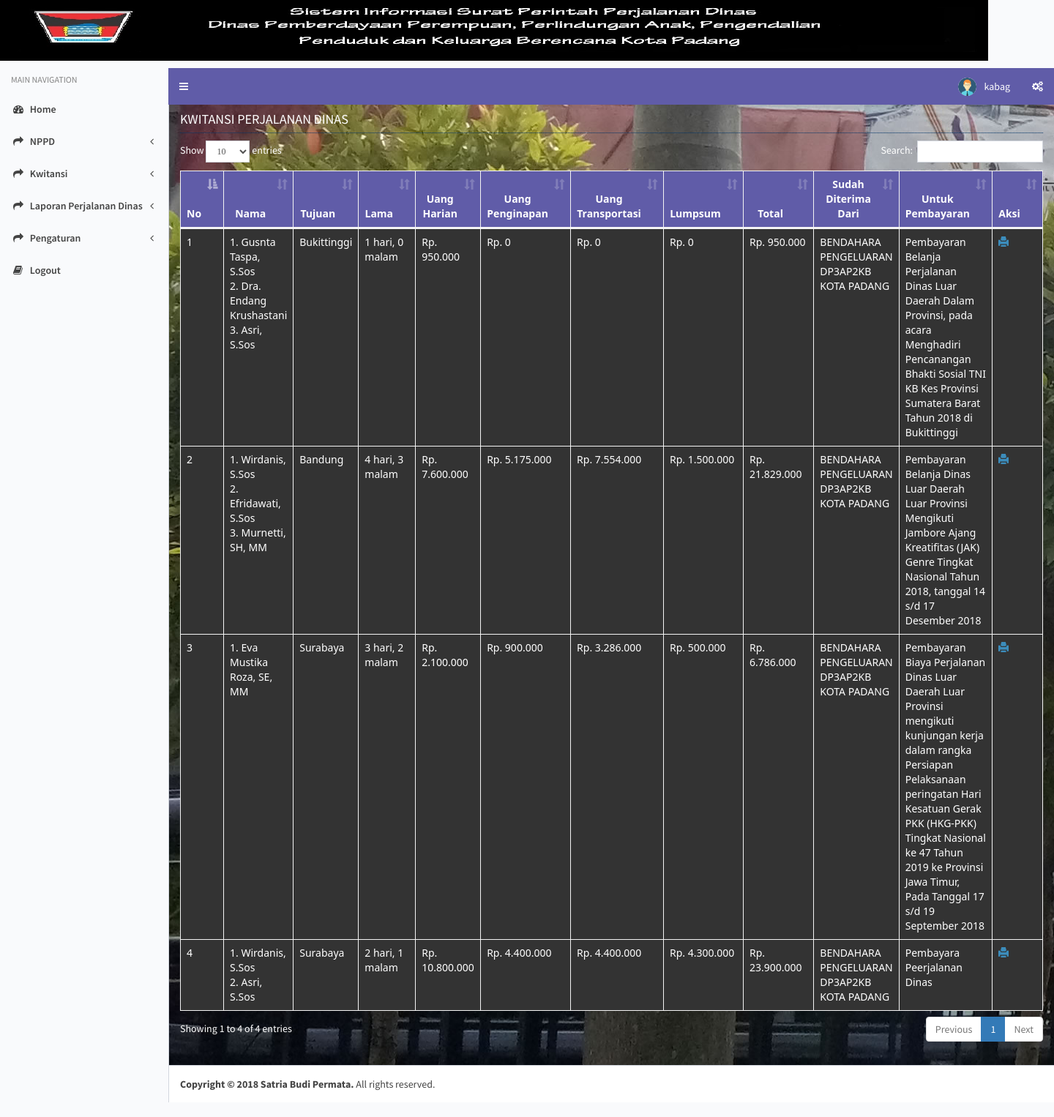
Screenshot of /media.php?module=kwitansi (signed in) with the database file from the repository.
### tables this page shows
CREATE TABLE IF NOT EXISTS `kwitansi` (
  `id_kwitansi` int(50) NOT NULL AUTO_INCREMENT,
  `id_sppd` varchar(50) NOT NULL,
  `id_pegawai` varchar(50) NOT NULL,
  `dari` text NOT NULL,
  `untuk` text NOT NULL,
  `lama` double NOT NULL,
  `lumpsum` double NOT NULL,
  `harian` double NOT NULL,
  `penginapan` double NOT NULL,
  `transportasi` double NOT NULL,
  `tujuan` varchar(50) NOT NULL,
  PRIMARY KEY (`id_kwitansi`)
);

CREATE TABLE IF NOT EXISTS `detail_nppt` (
  `id_detail` int(11) NOT NULL AUTO_INCREMENT,
  `id_nppt` int(11) NOT NULL,
  `id_pegawai` int(11) NOT NULL,
  `status_perintah` enum('Perintah','Pengikut') NOT NULL DEFAULT 'Pengikut',
  PRIMARY KEY (`id_detail`)
);

CREATE TABLE IF NOT EXISTS `pegawai` (
  `id_pegawai` int(5) NOT NULL AUTO_INCREMENT,
  `nip` varchar(50) NOT NULL,
  `nama` varchar(50) NOT NULL,
  `id_pangkat` int(5) NOT NULL,
  `id_jabatan` int(5) NOT NULL,
  `unitkerja` varchar(500) NOT NULL,
  `username` varchar(50) NOT NULL,
  `password` varchar(50) NOT NULL,
  `foto` text NOT NULL,
  PRIMARY KEY (`id_pegawai`)
);

### modul/mod_kwitansi/kwitansi.php (the view, shortened to what this page needs)
<?php
$print ="modul/mod_kwitansi/cetak.php";
switch($_GET[act]){
  default:
  echo   "<h2>KWITANSI PERJALANAN DINAS</h2>";
    echo "
    <table id=\"example1\" class=\"table table-bordered table-hover\">
          <thead><tr><th>No</th><th>Nama</th><th>Tujuan</th><th>Lama</th><th>Uang Harian</th><th>Uang Penginapan</th>
		  <th>Uang Transportasi</th><th>Lumpsum</th><th width=80>Total</th><th>Sudah Diterima Dari</th><th>Untuk Pembayaran</th><th>aksi</th></tr></thead>";
    $no=0;
	echo "<tbody>";
      $tampil = mysql_query("SELECT *, (SELECT COUNT(detail_nppt.id_detail) FROM detail_nppt WHERE detail_nppt.id_nppt = sppd.id_nppt) as banyak_karyawan FROM kwitansi JOIN sppd ON kwitansi.id_sppd = sppd.id_sppd");
    while ($t=mysql_fetch_array($tampil)){
		$harian= $t['harian'] ;
		$penginapan= $t['penginapan'];
		$transportasi= $t['transportasi'];
		$lumpsum= $t['lumpsum'];
		$tot =$harian + $penginapan + $transportasi + $lumpsum;
		$total = $tot;
		$no++;
	   echo "</td>
	   		<td style=\"background-color: #333333\">$no</td>";
		echo "<td style='background-color: #333333;'>";
		$no_pegawai = 1;
		$data_pegawai = mysql_query("SELECT detail_nppt.id_pegawai, pegawai.nama, pangkat.pangkat, jabatan.jabatan FROM detail_nppt
			JOIN pegawai ON detail_nppt.id_pegawai = pegawai.id_pegawai
			JOIN pangkat ON pegawai.id_pangkat = pangkat.id_pangkat
			JOIN jabatan ON pegawai.id_jabatan = jabatan.id_jabatan WHERE detail_nppt.id_nppt = $t[id_nppt]");
		while($pegawai = mysql_fetch_array($data_pegawai)){
			echo "$no_pegawai. $pegawai[nama] <br/>";
			$no_pegawai++;
		}
		echo "</td>";
	echo "<td style=\"background-color: #333333\">$t[tujuan]</td>
			 <td style=\"background-color: #333333\">$t[lama] hari, ".($t['lama']-1)." malam</td>
			 <td style=\"background-color: #333333\">Rp. ".number_format($harian,0,'','.')."</td>
			 <td style=\"background-color: #333333\">Rp. ".number_format($penginapan,0,'','.')."</td>
			 <td style=\"background-color: #333333\">Rp. ".number_format($transportasi,0,'','.')."</td>
			 <td style=\"background-color: #333333\">Rp. ".number_format($lumpsum,0,'','.')."</td>
			 <td style=\"background-color: #333333\">Rp. ".number_format($total,0,'','.')."</td>
			 <td style=\"background-color: #333333\">$t[dari]</td>
			 <td style=\"background-color: #333333\">$t[untuk]</td>
             <td style=\"background-color: #333333\">
			 <a href=$print?module=kwitansi&act=print&id=$t[id_kwitansi] target=\"_blank\" ><span class=\"glyphicon glyphicon-print\"></a>";
			 echo "</td></tr>";
    }
    echo "</tbody></table>";
    break;
?>
<?php
}
?>

### css/style_properti.css (style rules this page uses)
table { font-family: "Segoe UI", Frutiger,Tahoma,Helvetica,"Helvetica Neue", Arial, sans-serif; font-size: 1.0em; border-width: 1px; border-style: solid; border-color: #dddddd; border-collapse: collapse; margin: 20px 0px 0px 0px; background:#FFF; }
.table tr:nth-child(odd) td { background-color:#EEEADD; }
th { font-size: 1.0em; text-align: center; border: 1px solid #dddddd; text-transform: capitalize; text-align: center; background-color:#605CA8; color:#FFF; }
td { padding: 0.1em; vertical-align: top; border-width: 1px; border-style: solid; border-color: #dddddd; border-collapse: collapse; }
h2 { font-size: 1.3em; line-height: 200%; border-bottom: 1px dotted #003366; }

### rows the page displays
kwitansi: tujuan "Bukittinggi", lama "1", $t['lama']-1 "0", harian "950.000", penginapan "0", transportasi "0", lumpsum "0", total "950.000", dari "BENDAHARA PENGELUARAN DP3AP2KB KOTA PADANG", untuk "Pembayaran Belanja Perjalanan Dinas Luar Daerah Dalam Provinsi, pada acara Menghadiri Pencanangan Bhakti Sosial TNI KB Kes Provinsi Sumatera Barat Tahun 2018 di Bukittinggi"
detail_nppt: id_pegawai.nama "Gusnta Taspa, S.Sos"
detail_nppt: id_pegawai.nama "Dra. Endang Krushastani"
detail_nppt: id_pegawai.nama "Asri, S.Sos"
kwitansi: tujuan "Bandung", lama "4", $t['lama']-1 "3", harian "7.600.000", penginapan "5.175.000", transportasi "7.554.000", lumpsum "1.500.000", total "21.829.000", dari "BENDAHARA PENGELUARAN DP3AP2KB KOTA PADANG", untuk "Pembayaran Belanja Dinas Luar Daerah Luar Provinsi Mengikuti Jambore Ajang Kreatifitas (JAK) Genre Tingkat Nasional Tahun 2018, tanggal 14 s/d 17 Desember 2018"
detail_nppt: id_pegawai.nama "Wirdanis, S.Sos"
detail_nppt: id_pegawai.nama "Efridawati, S.Sos"
detail_nppt: id_pegawai.nama "Murnetti, SH, MM"
kwitansi: tujuan "Surabaya", lama "3", $t['lama']-1 "2", harian "2.100.000", penginapan "900.000", transportasi "3.286.000", lumpsum "500.000", total "6.786.000", dari "BENDAHARA PENGELUARAN DP3AP2KB KOTA PADANG", untuk "Pembayaran Biaya Perjalanan Dinas Luar Daerah Luar Provinsi mengikuti kunjungan kerja dalam rangka Persiapan Pelaksanaan peringatan Hari Kesatuan Gerak PKK (HKG-PKK) Tingkat Nasional ke 47 Tahun 2019 ke Provinsi Jawa Timur, Pada Tanggal 17 s/d 19 September 2018"
detail_nppt: id_pegawai.nama "Eva Mustika Roza, SE, MM"
kwitansi: tujuan "Surabaya", lama "2", $t['lama']-1 "1", harian "10.800.000", penginapan "4.400.000", transportasi "4.400.000", lumpsum "4.300.000", total "23.900.000", dari "BENDAHARA PENGELUARAN DP3AP2KB KOTA PADANG", untuk "Pembayara Peerjalanan Dinas"
detail_nppt: id_pegawai.nama "Wirdanis, S.Sos"
detail_nppt: id_pegawai.nama "Asri, S.Sos"

### other values shown
$_SESSION[namauser] "kabag"
